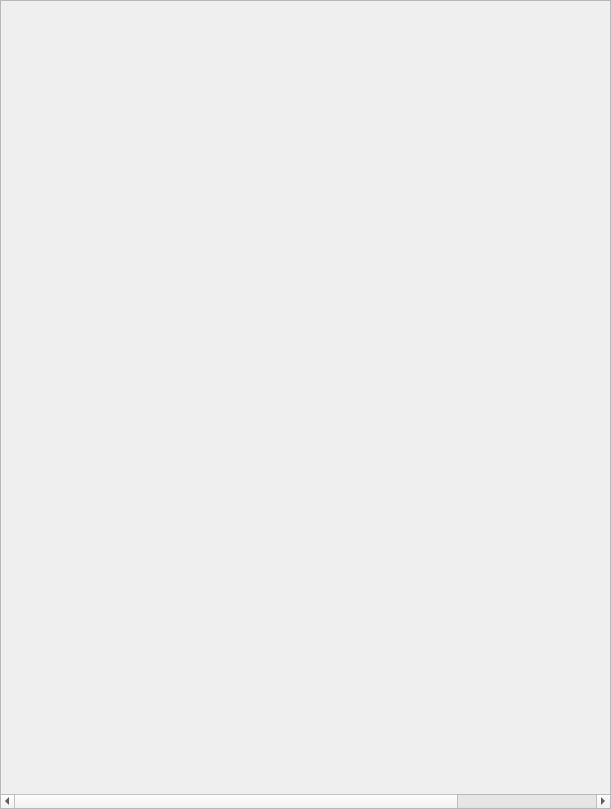
<?xml version="1.0" encoding="UTF-8"?>
<ui version="4.0">
 <class>RgPipelineStateTree</class>
 <widget class="QScrollArea" name="RgPipelineStateTree">
  <property name="geometry">
   <rect>
    <x>0</x>
    <y>0</y>
    <width>611</width>
    <height>809</height>
   </rect>
  </property>
  <property name="sizePolicy">
   <sizepolicy hsizetype="Expanding" vsizetype="Expanding">
    <horstretch>0</horstretch>
    <verstretch>0</verstretch>
   </sizepolicy>
  </property>
  <property name="windowTitle">
   <string>Form</string>
  </property>
  <property name="sizeAdjustPolicy">
   <enum>QAbstractScrollArea::AdjustToContents</enum>
  </property>
  <property name="widgetResizable">
   <bool>true</bool>
  </property>
  <property name="alignment">
   <set>Qt::AlignLeading|Qt::AlignLeft|Qt::AlignTop</set>
  </property>
  <widget class="QWidget" name="scrollingPanel">
   <property name="geometry">
    <rect>
     <x>0</x>
     <y>0</y>
     <width>700</width>
     <height>807</height>
    </rect>
   </property>
   <property name="sizePolicy">
    <sizepolicy hsizetype="Expanding" vsizetype="Minimum">
     <horstretch>0</horstretch>
     <verstretch>0</verstretch>
    </sizepolicy>
   </property>
   <property name="minimumSize">
    <size>
     <width>800</width>
     <height>0</height>
    </size>
   </property>
   <property name="maximumSize">
    <size>
     <width>1600</width>
     <height>16777215</height>
    </size>
   </property>
   <layout class="QVBoxLayout" name="verticalLayout_2">
    <property name="spacing">
     <number>0</number>
    </property>
    <property name="leftMargin">
     <number>0</number>
    </property>
    <property name="topMargin">
     <number>0</number>
    </property>
    <property name="rightMargin">
     <number>0</number>
    </property>
    <property name="bottomMargin">
     <number>0</number>
    </property>
    <item>
     <spacer name="verticalSpacer">
      <property name="orientation">
       <enum>Qt::Vertical</enum>
      </property>
      <property name="sizeHint" stdset="0">
       <size>
        <width>20</width>
        <height>40</height>
       </size>
      </property>
     </spacer>
    </item>
   </layout>
  </widget>
 </widget>
 <resources/>
 <connections/>
</ui>
